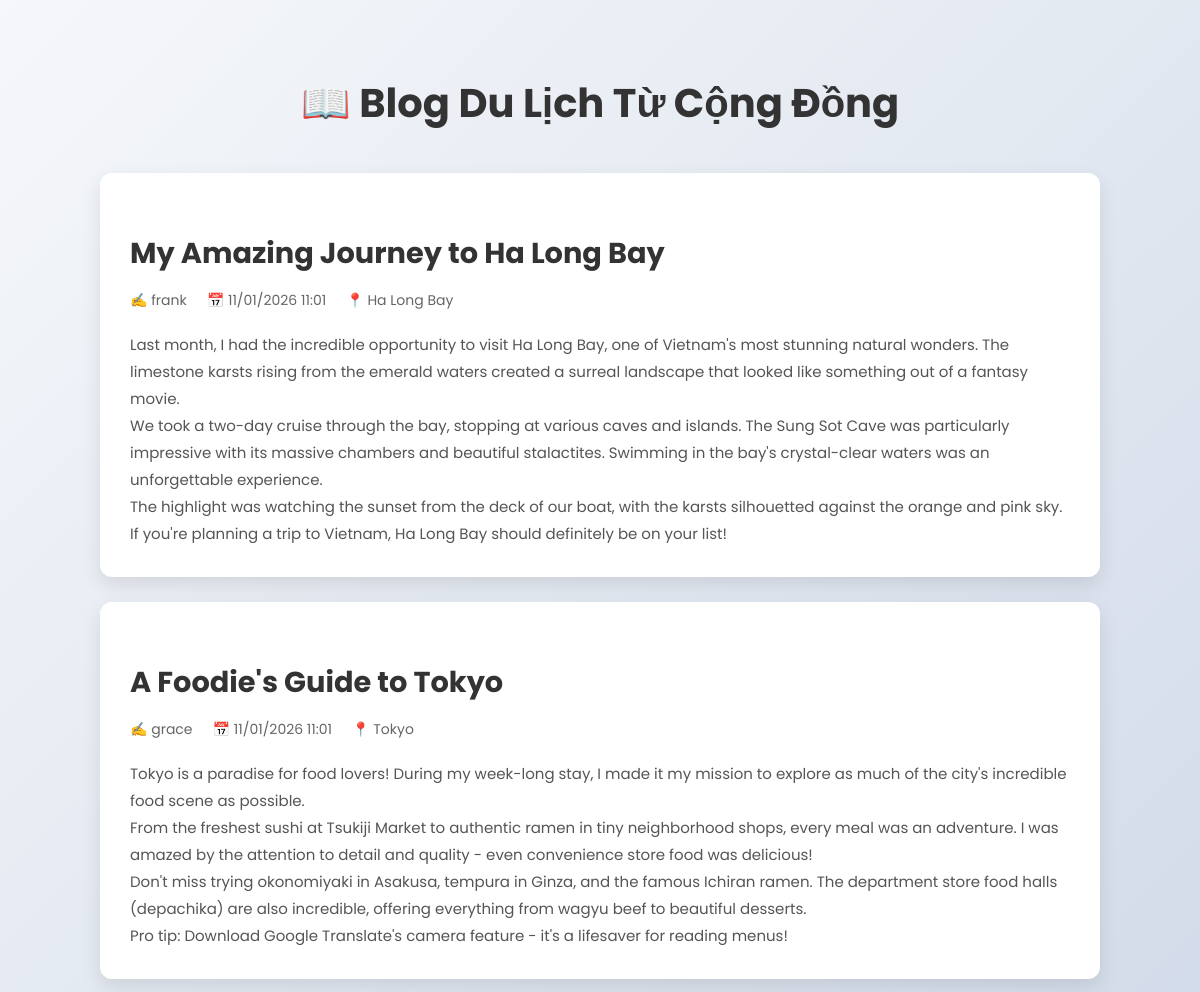
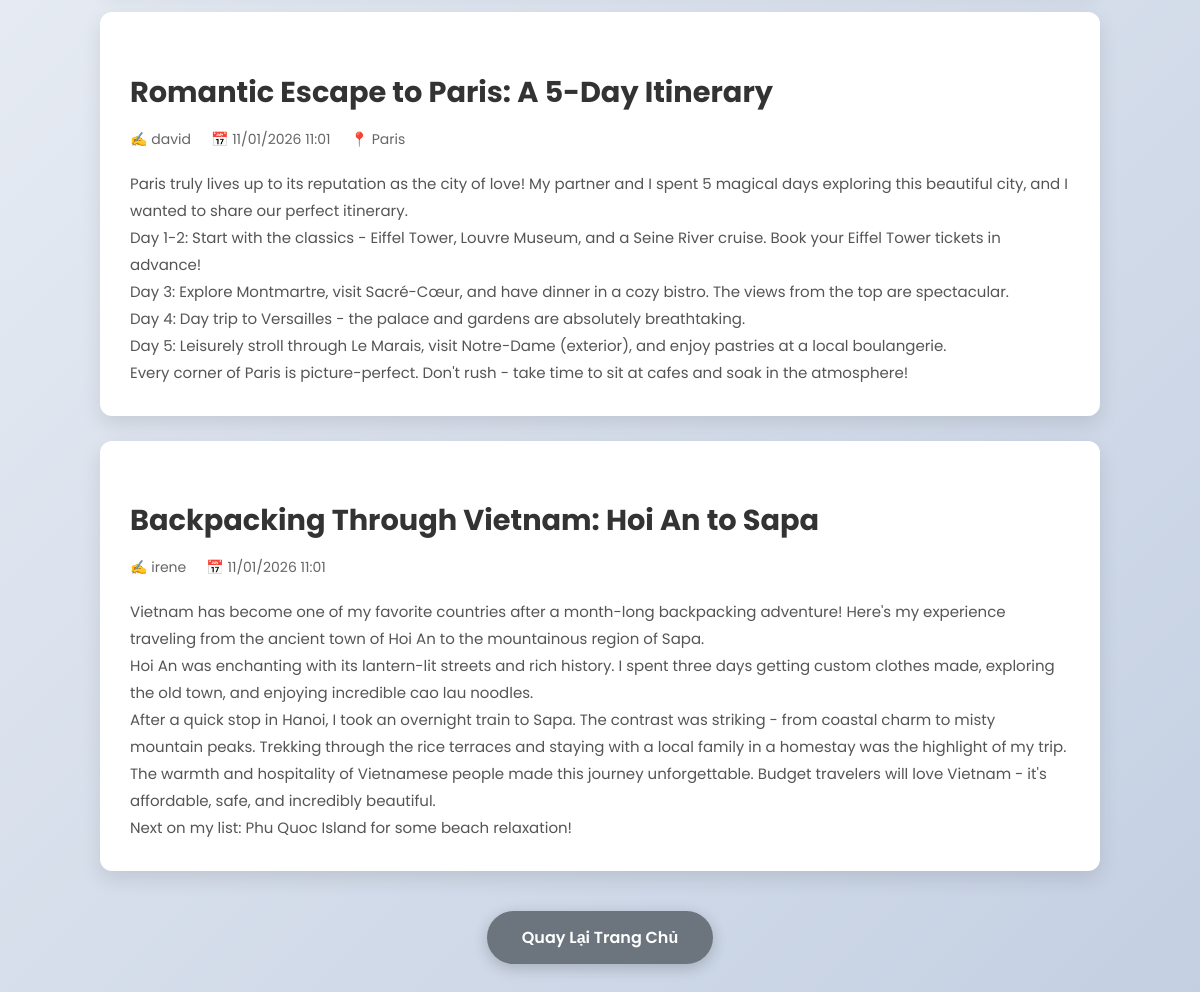
/blogs.php, run on the app's committed database (2 pictures, top to bottom).
### tables this page shows
CREATE TABLE IF NOT EXISTS blogs (
    blog_id INT AUTO_INCREMENT PRIMARY KEY,
    title VARCHAR(255) NOT NULL,
    content TEXT NOT NULL,
    user_id INT NOT NULL,
    destination_id INT NULL,
    created_at TIMESTAMP DEFAULT CURRENT_TIMESTAMP,
    FOREIGN KEY (user_id) REFERENCES users(user_id) ON DELETE CASCADE,
    FOREIGN KEY (destination_id) REFERENCES destinations(destination_id) ON DELETE SET NULL
);

CREATE TABLE IF NOT EXISTS users (
    user_id INT AUTO_INCREMENT PRIMARY KEY,
    username VARCHAR(50) NOT NULL UNIQUE,
    password VARCHAR(255) NOT NULL,
    role VARCHAR(20) DEFAULT 'user'
);

CREATE TABLE IF NOT EXISTS destinations (
    destination_id INT AUTO_INCREMENT PRIMARY KEY,
    name VARCHAR(100) NOT NULL,
    country VARCHAR(100) NOT NULL,
    description TEXT,
    image_url VARCHAR(10000),
     category VARCHAR(50),
    province VARCHAR(100)
);

### blogs.php (the view, shortened to what this page needs)
<?php
include 'config.php';
$blogs = $conn->query("SELECT b.*, u.username, d.name as dest_name
                       FROM blogs b
                       JOIN users u ON b.user_id=u.user_id
                       LEFT JOIN destinations d ON b.destination_id=d.destination_id
                       ORDER BY b.created_at DESC");
?>
<!DOCTYPE html>
<html lang="vi">
<head>
</head>
<body>
<div class="container">
    <h2>📖 Blog Du Lịch Từ Cộng Đồng</h2>
    <?php if ($blogs->num_rows > 0): ?>
        <?php while($b = $blogs->fetch_assoc()): ?>
        <div class="blog">
            <h3><?= htmlspecialchars($b['title']) ?></h3>
            <div class="blog-meta">
                <span>✍️ <?= htmlspecialchars($b['username']) ?></span>
                <span>📅 <?= date('d/m/Y H:i', strtotime($b['created_at'])) ?></span>
                <?php if($b['dest_name']): ?>
                    <span>📍 <?= htmlspecialchars($b['dest_name']) ?></span>
                <?php endif; ?>
            </div>
            <div class="blog-content">
                <?= nl2br(htmlspecialchars($b['content'])) ?>
            </div>
        </div>
        <?php endwhile; ?>
    <?php else: ?>
        <div class="no-blogs">
            Chưa có blog nào. Hãy là người đầu tiên chia sẻ trải nghiệm của bạn! ✨
        </div>
    <?php endif; ?>
    <div class="actions">
        <a href="landing.php" class="btn">Quay Lại Trang Chủ</a>
    </div>
</div>
</body>
</html>

### blogs.php (style rules this page uses)
body { font-family: 'Poppins', sans-serif; margin: 0; background: linear-gradient(135deg, #f5f7fa 0%, #c3cfe2 100%); padding: 40px 20px; }
.container { max-width: 1000px; margin: 0 auto; }
h2 { text-align: center; color: #333; font-size: 2.5rem; margin-bottom: 40px; }
.blog { background: white; border-radius: 12px; padding: 30px; margin-bottom: 25px; box-shadow: 0 8px 20px rgba(0,0,0,0.1); transition: transform 0.3s; position: relative; }
.blog h3 { color: #333; font-size: 1.8rem; margin-bottom: 15px; }
.blog-meta { display: flex; gap: 20px; font-size: 14px; color: #666; margin-bottom: 20px; flex-wrap: wrap; }
.blog-meta span { display: flex; align-items: center; gap: 5px; }
.blog-content { line-height: 1.8; color: #555; font-size: 15px; }
.actions { text-align: center; margin: 40px 0; display: flex; justify-content: center; gap: 20px; flex-wrap: wrap; }
.btn { display: inline-block; padding: 14px 35px; background: #6c757d; color: white; text-decoration: none; border-radius: 50px; font-weight: 600; font-size: 16px; box-shadow: 0 4px 15px rgba(0,0,0,0.2); transition: all 0.3s; }

### data on the page
blogs: title "My Amazing Journey to Ha Long Bay", user.username "frank", created_at "11/01/2026 11:01", destination.name "Ha Long Bay", content "Last month, I had the incredible opportunity to visit Ha Long Bay, one of Vietnam's most stunning natural wonders. The limestone karsts rising from the emerald waters created a surreal landscape that looked like something out of a fantasy movie. We took a two-day cruise through the bay, stopping at various caves and islands. The Sung Sot Cave was particularly impressive with its massive chambers and beautiful stalactites. Swimming in the bay's crystal-clear waters was an unforgettable experience. The highlight was watching the sunset from the deck of our boat, with the karsts silhouetted against the orange and pink sky. If you're planning a trip to Vietnam, Ha Long Bay should definitely be…"
blogs: title "A Foodie's Guide to Tokyo", user.username "grace", created_at "11/01/2026 11:01", destination.name "Tokyo", content "Tokyo is a paradise for food lovers! During my week-long stay, I made it my mission to explore as much of the city's incredible food scene as possible. From the freshest sushi at Tsukiji Market to authentic ramen in tiny neighborhood shops, every meal was an adventure. I was amazed by the attention to detail and quality - even convenience store food was delicious! Don't miss trying okonomiyaki in Asakusa, tempura in Ginza, and the famous Ichiran ramen. The department store food halls (depachika) are also incredible, offering everything from wagyu beef to beautiful desserts. Pro tip: Download Google Translate's camera feature - it's a lifesaver for reading menus!"
blogs: title "Romantic Escape to Paris: A 5-Day Itinerary", user.username "david", created_at "11/01/2026 11:01", destination.name "Paris", content "Paris truly lives up to its reputation as the city of love! My partner and I spent 5 magical days exploring this beautiful city, and I wanted to share our perfect itinerary. Day 1-2: Start with the classics - Eiffel Tower, Louvre Museum, and a Seine River cruise. Book your Eiffel Tower tickets in advance! Day 3: Explore Montmartre, visit Sacré-Cœur, and have dinner in a cozy bistro. The views from the top are spectacular. Day 4: Day trip to Versailles - the palace and gardens are absolutely breathtaking. Day 5: Leisurely stroll through Le Marais, visit Notre-Dame (exterior), and enjoy pastries at a local boulangerie. Every corner of Paris is picture-perfect. Don't rush - take time to sit at…"
blogs: title "Backpacking Through Vietnam: Hoi An to Sapa", user.username "irene", created_at "11/01/2026 11:01", content "Vietnam has become one of my favorite countries after a month-long backpacking adventure! Here's my experience traveling from the ancient town of Hoi An to the mountainous region of Sapa. Hoi An was enchanting with its lantern-lit streets and rich history. I spent three days getting custom clothes made, exploring the old town, and enjoying incredible cao lau noodles. After a quick stop in Hanoi, I took an overnight train to Sapa. The contrast was striking - from coastal charm to misty mountain peaks. Trekking through the rice terraces and staying with a local family in a homestay was the highlight of my trip. The warmth and hospitality of Vietnamese people made this journey unforgettable.…"
